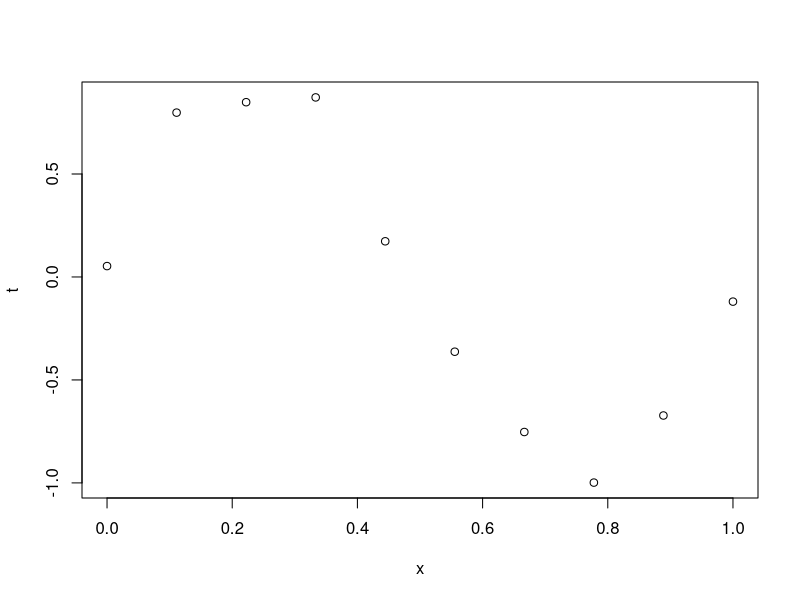
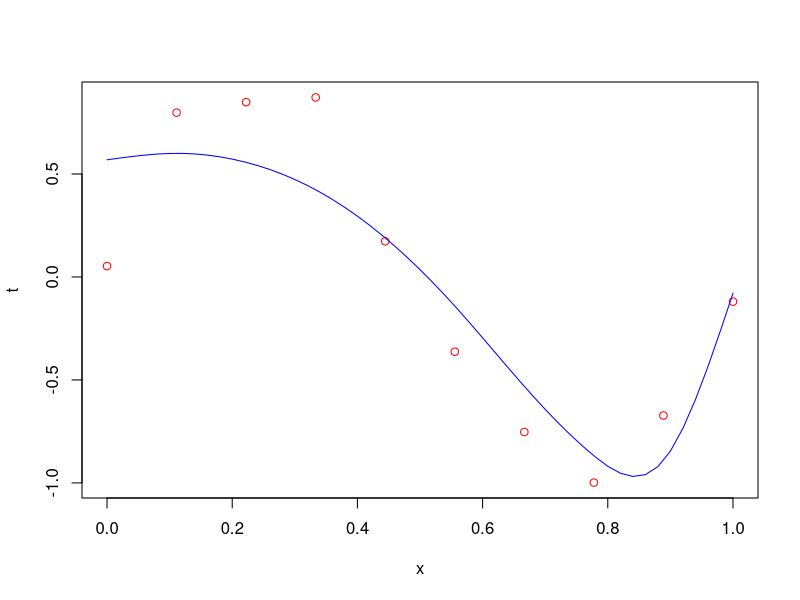
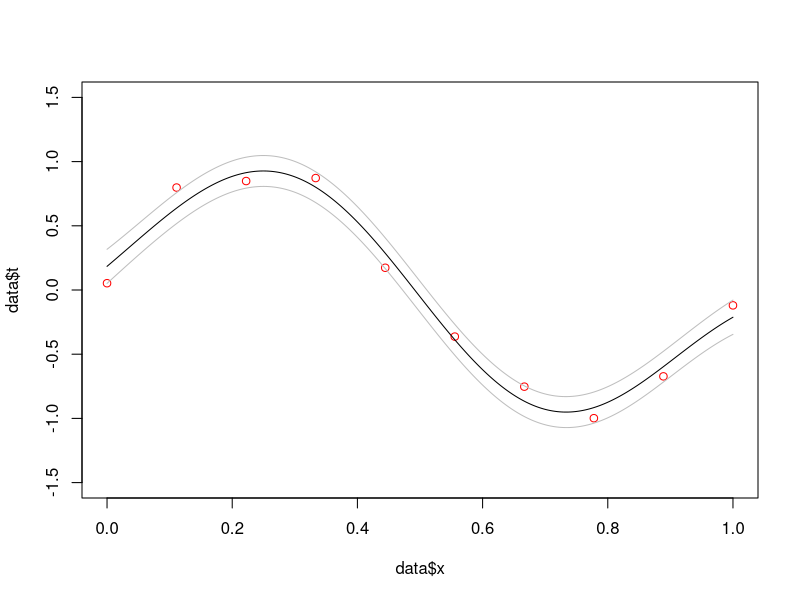
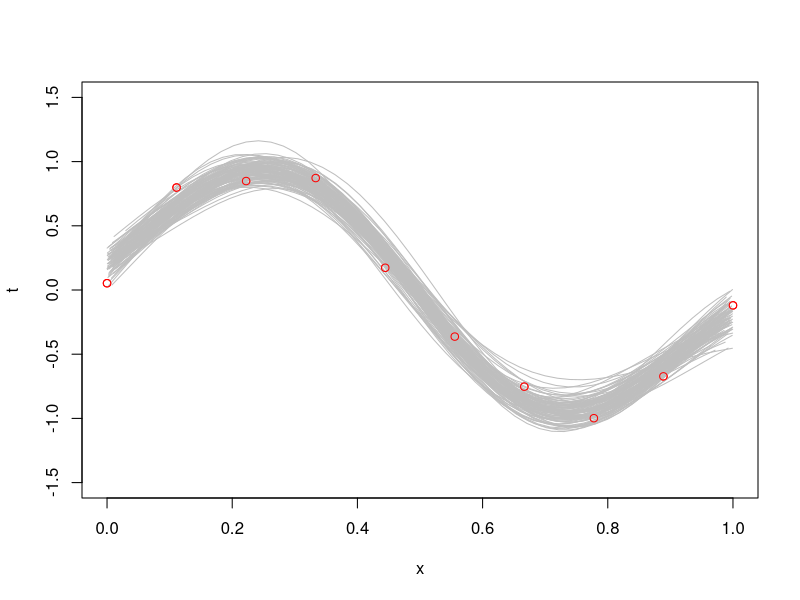
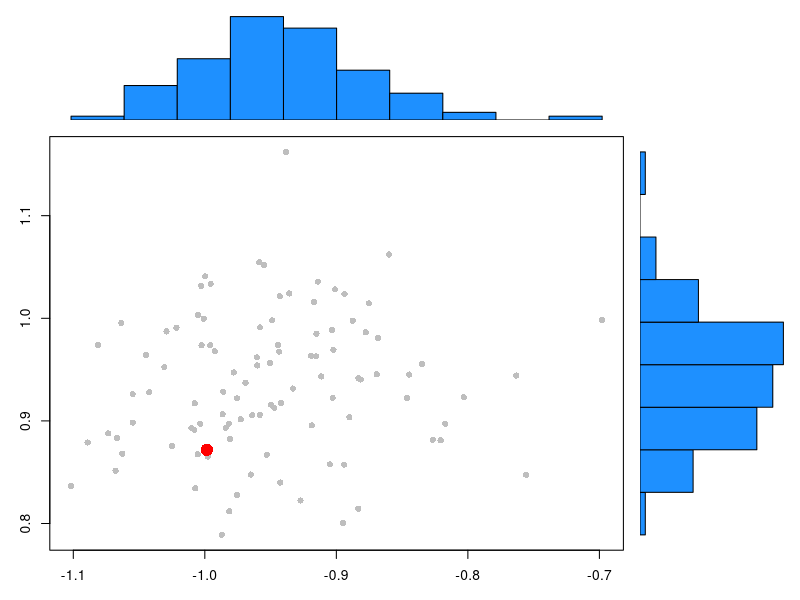

These figures' R source, in order:
## ---- chunk 1
data <- read.csv('curve_data.txt', sep = " ")
plot(data)
## ---- chunk 2
phix <- function(x, M, option) {
  phi <- rep(0, M)
  if (option == "poly") {
    for (i in 1:(M)) {
      phi[i] <- x**i
    }
  }
  if (option == "Gauss") {
    for (i in 1:(M)) {
      phi[i] <- exp(-((x-i/(M))**2)/0.1)
    }
    
  }
  phi
}
## ---- chunk 3
post.params <- function(data, M, option, delta, q) {
  phi = phix(data$x[1],M, option)
  for (i in 2:length(data$x)) {
    phi_ <- phix(data$x[i], M, option)
    phi = rbind(phi, phi_)  
  }
  phi <- cbind(rep(1,M+1), phi)

  Q = delta * diag(ncol(phi)) + q * (t(phi) %*% phi)
  w = solve(Q)%*%(q*t(phi)%*%data$t)
  t <- phi%*%w

  return(list(Q, w, t))
}
## ---- chunk 4
library(splines)

answer <- post.params(data, 9, "poly", 2.0, (1/0.1)**2)
linear_predictor <- answer[[3]]

plot(data, col ='red')
lines(predict(splines::interpSpline(data$x, linear_predictor)), col ='blue')
## ---- chunk 5
library(MASS)

M = 9
basis_type = 'Gauss'
delta = 1.0
q = (1/0.1)**2
data <- read.table("curve_data.txt")
test.x <- seq(0,1,1/1000)
## ---- chunk 6
pediction.bayes <- function(data, x, M, basis_type, delta, q) {
  input_data_params <- post.params(data, M, basis_type, delta, q)
  Qbayes <- input_data_params[[1]]
  wbayes <- input_data_params[[2]]
  
  # create phi(testx) by sending all the test x to phix
  phi.test.x <- matrix(nrow = length(test.x), ncol = M+1)
  for (n in 1:length(test.x)) {
    phi.test.x[n,] <- c(1, phix(test.x[n], M, basis_type))
  }
  
  test.y <- matrix(nrow = length(test.x), ncol = 2)
  dimnames(test.y)[[2]] <- list("test.x", "test.y")
  for (n in 1:nrow(phi.test.x)) {
    test.y[n,"test.x"] <- test.x[n]
    test.y[n,"test.y"] <- t(phi.test.x[n,]) %*% wbayes
  }

  Qbayesinv <- solve(Qbayes)
  covmatrix <- phi.test.x %*% Qbayesinv %*% t(phi.test.x) + 1/q

  return(list(test.y, covmatrix, Qbayes, wbayes, covmatrix))
}

## ---- chunk 7
result <- pediction.bayes(data, x, M, basis_type, delta, q)
test.ys <- result[1][[1]]
sds <- sqrt(diag(result[2][[1]]))
Qbayes <- result[3][[1]]
wbayes <- result[4][[1]]

plot(data$x, data$t, ylim = range(-1.5:1.5), col = 'red')
lines(x = test.ys[,"test.x"], y = test.ys[,"test.y"])
lines(x = test.ys[,"test.x"], y = (test.ys[,"test.y"] + sds), col = 'grey')
lines(x = test.ys[,"test.x"], y = (test.ys[,"test.y"] - sds), col = 'grey')

## ---- chunk 8
plot(data, col = 'red', ylim = range(-1.5:1.5))
nsims <- 100
mins <- rep(0, nsims)
maxs <- rep(0, nsims)
for (sim in 1:nsims) {
  # generate random draws of N(w,cov) and plot random xs evaluated for each
  # Procedure: 
  #  1) generate a random draw of N(w, cov) -> this becomes a new (random) w (from the same distribution as wbayes)
  wbayesrand <- mvrnorm(n = 1, wbayes, Sigma = solve(Qbayes))
  #  2) generate 100 random xs to calculate phix(x...)
  xs <- runif(100)
  #  3) generate their y's as t(phix(xs)) %*% wbayesrand
  ys <- rep(0, length(xs))
  for (n in 1:length(xs)) {
    testphi <- c(1, phix(xs[n], M, basis_type))
    ys[n] <- t(testphi) %*% wbayesrand
  }
  mins[sim] <- min(ys)
  maxs[sim] <- max(ys)
  lines(predict(splines::interpSpline(xs, ys)), col ='grey')
}
points(data, col ='red')

observed_min <- min(data$t)
observed_max <- max(data$t)

scatterhist <- function(x, y, x1, y1, xlab="", ylab=""){
  zones=matrix(c(2,0,1,3), ncol=2, byrow=TRUE)
  layout(zones, widths=c(4/5,1/5), heights=c(1/5,4/5))
  xhist = hist(x, plot=FALSE)
  yhist = hist(y, plot=FALSE)
  top = max(c(xhist$counts, yhist$counts))
  par(mar=c(3,3,1,1))
  plot(x,y, col = 'gray', pch = 16)
  points(x1, y1, col = 'red', pch = 16, cex = 2)
  par(mar=c(0,3,1,1))
  barplot(xhist$counts, axes=FALSE, ylim=c(0, top), space=0, col = 'dodgerblue')
  par(mar=c(3,0,1,1))
  barplot(yhist$counts, axes=FALSE, xlim=c(0, top), space=0, horiz=TRUE, col = 'dodgerblue')
  par(oma=c(3,3,0,0))
  mtext(xlab, side=1, line=1, outer=TRUE, adj=0, 
    at=.8 * (mean(x) - min(x))/(max(x)-min(x)))
  mtext(ylab, side=2, line=1, outer=TRUE, adj=0, 
    at=(.8 * (mean(y) - min(y))/(max(y) - min(y))))
}

scatterhist(mins, maxs, observed_min, observed_max)
